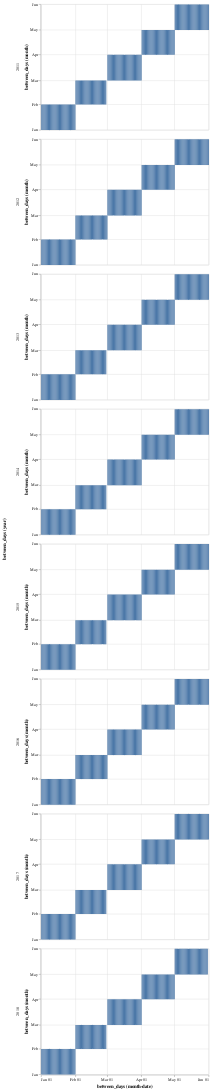

Notebook code cell kept with this figure:
### Code cell
# similar plot, facet years rather than color
alt.Chart(SevenYears_acou).mark_rect().encode(
    x = 'monthdate(between_days):T',
    y = 'month(between_days)'
).facet(
    row = 'year(between_days):O')

## ** how to show 2012 gap?

### Figure 1 — Vega-Lite specification as saved in the notebook (floating-point values rounded to 4 significant figures; data arrays with more than 128 entries replaced by an {"elided": "..."} marker saying what was removed)
{"config": {"view": {"continuousWidth": 400, "continuousHeight": 300}}, "data": {"name": "data-6d1eecbee6f212f3f6d43dd61bd9385a"}, "facet": {"row": {"type": "ordinal", "field": "between_days", "timeUnit": "year"}}, "spec": {"mark": "rect", "encoding": {"x": {"type": "temporal", "field": "between_days", "timeUnit": "monthdate"}, "y": {"type": "temporal", "field": "between_days", "timeUnit": "month"}}}, "$schema": "https://vega.github.io/schema/vega-lite/v4.8.1.json", "datasets": {"data-6d1eecbee6f212f3f6d43dd61bd9385a": {"elided": "1209 records"}}}
